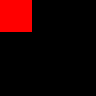

This game map was drawn from its Tiled (.tmx) file and the tilesets committed beside it. A one-line description and the trimmed map source follow:
An orthogonal 3x3 tile map with 32x32 px tiles, 3 tile layers (regions, input_collisions, output_collisions).

<map version="1.0" orientation="orthogonal" renderorder="right-down" width="3" height="3" tilewidth="32" tileheight="32" nextobjectid="1">
 <properties>
  <property name="DeleteTiles" type="bool" value="true" />
 </properties>
 <tileset firstgid="1" name="tileset" tilewidth="32" tileheight="32" tilecount="2304" columns="48">
  <image source="../png/tileset.png" width="1536" height="1536" />
 </tileset>
 <layer name="regions" width="3" height="3">
  <data>[9 cells, 1 non-empty, 1 distinct tile ids]</data>
 </layer>
 <layer name="input_collisions" width="3" height="3">
  <data>[9 cells, 1 non-empty, 1 distinct tile ids]</data>
 </layer>
 <layer name="output_collisions" width="3" height="3">
  <properties>
   <property name="DeleteTIles" type="bool" value="true" />
  </properties>
  <data>[9 cells, 0 non-empty, 0 distinct tile ids]</data>
 </layer>
</map>
